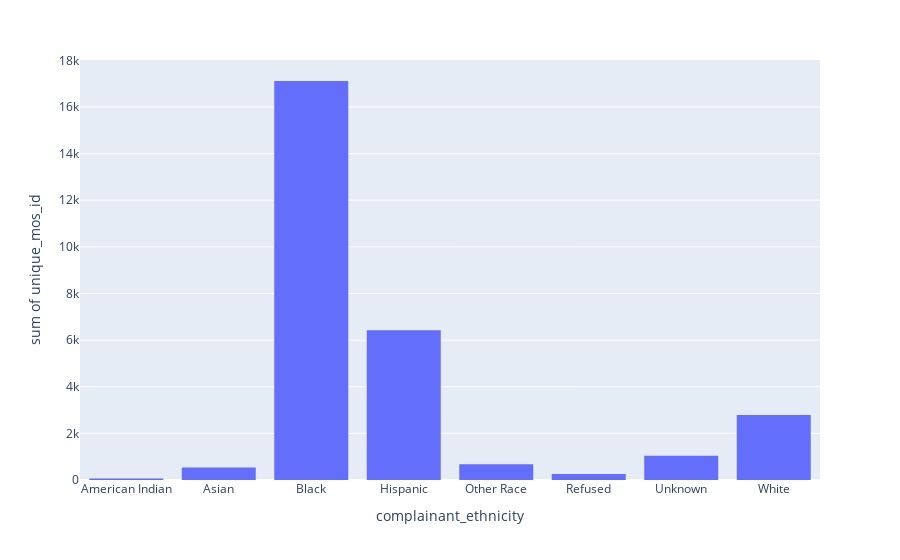

Notebook code for this chart:
### Code cell
fig1 = px.histogram(race_count.reset_index(), x= 'complainant_ethnicity', y = 'unique_mos_id' )
fig1.show()

### Figure 1 — Plotly figure (JSON) as saved in the notebook; plotly's stock layout.template omitted (floating-point values rounded to 4 significant figures)
{"data": [{"alignmentgroup": "True", "bingroup": "x", "histfunc": "sum", "hovertemplate": "complainant_ethnicity=%{x}<br>sum of unique_mos_id=%{y}<extra></extra>", "legendgroup": "", "marker": {"color": "#636efa", "pattern": {"shape": ""}}, "name": "", "offsetgroup": "", "orientation": "v", "showlegend": false, "type": "histogram", "x": ["American Indian", "Asian", "Black", "Hispanic", "Other Race", "Refused", "Unknown", "White"], "xaxis": "x", "y": [64, 532, 17114, 6424, 677, 259, 1041, 2783], "yaxis": "y"}], "layout": {"barmode": "relative", "legend": {"tracegroupgap": 0}, "margin": {"t": 60}, "xaxis": {"anchor": "y", "domain": [0, 1], "title": {"text": "complainant_ethnicity"}}, "yaxis": {"anchor": "x", "domain": [0, 1], "title": {"text": "sum of unique_mos_id"}}}}
